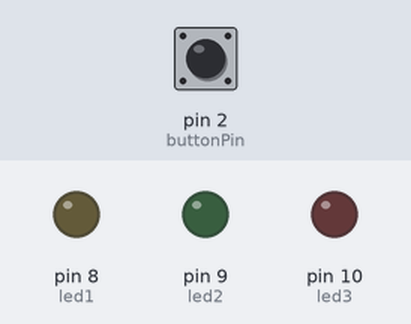
This sketch was run on a simulated Arduino Uno, built with avr-gcc and run on an emulated ATmega328P. Shown: output pins drawn as LEDs (lit = HIGH). The test bench sets the inputs (shaded band); at power-on: pin 2 (buttonPin) HIGH.

Above: at 1.2 s.
1.3 s: pin 2 (buttonPin) pulled LOW for 0.15 s
At 1.7 s:
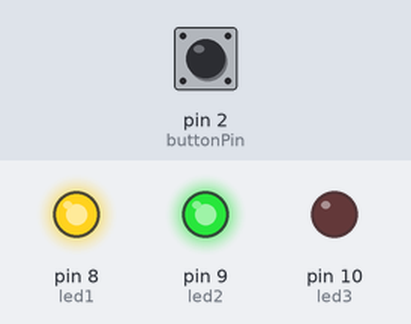
3.3 s: pin 2 (buttonPin) pulled LOW for 1 s
At 3.7 s:
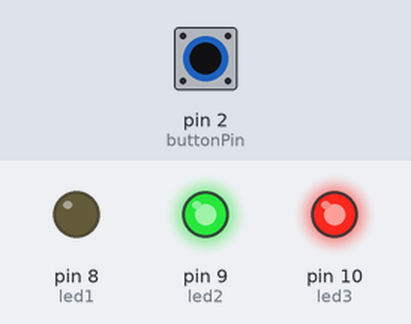
Timing chart, 0 to 6.3 s (numbered marks = the images above; inputs shaded):
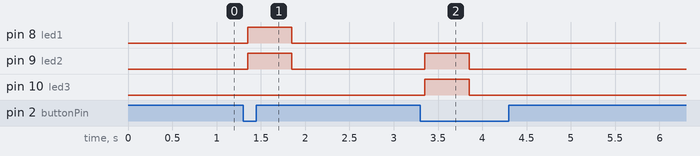

The sketch:

sketch.ino
```cpp
int led1 = 8;
int led2 = 9;
int led3 = 10;
int buttonPin = 2;

bool lastButtonState = HIGH;
bool currentButtonState;
int pressCounter = 0;

void setup()
{
  pinMode(led1, OUTPUT);
  pinMode(led2, OUTPUT);
  pinMode(led3, OUTPUT);

  digitalWrite(led1, LOW);
  digitalWrite(led2, LOW);
  digitalWrite(led3, LOW);

  pinMode(buttonPin, INPUT_PULLUP);
}

void loop()
{
  currentButtonState = digitalRead(buttonPin);

  if (lastButtonState == HIGH && currentButtonState == LOW)
  {
    delay(50);

    if (digitalRead(buttonPin) == LOW)
    {
      pressCounter++;

      if (pressCounter % 2 == 1)
      {
        digitalWrite(led1, HIGH);
        digitalWrite(led2, HIGH);
        delay(500);
        digitalWrite(led1, LOW);
        digitalWrite(led2, LOW);
      }
      else
      {
        digitalWrite(led2, HIGH);
        digitalWrite(led3, HIGH);
        delay(500);
        digitalWrite(led2, LOW);
        digitalWrite(led3, LOW);
      }
    }
  }

  lastButtonState = currentButtonState;
}
```

Measured:
- after the input at 1.3 s, pin 8 (led1), pin 9 (led2): LOW → HIGH after 0.05 s, → LOW 0.50 s later
- after the input at 3.3 s, pin 9 (led2), pin 10 (led3): LOW → HIGH after 0.05 s, → LOW 0.50 s later
